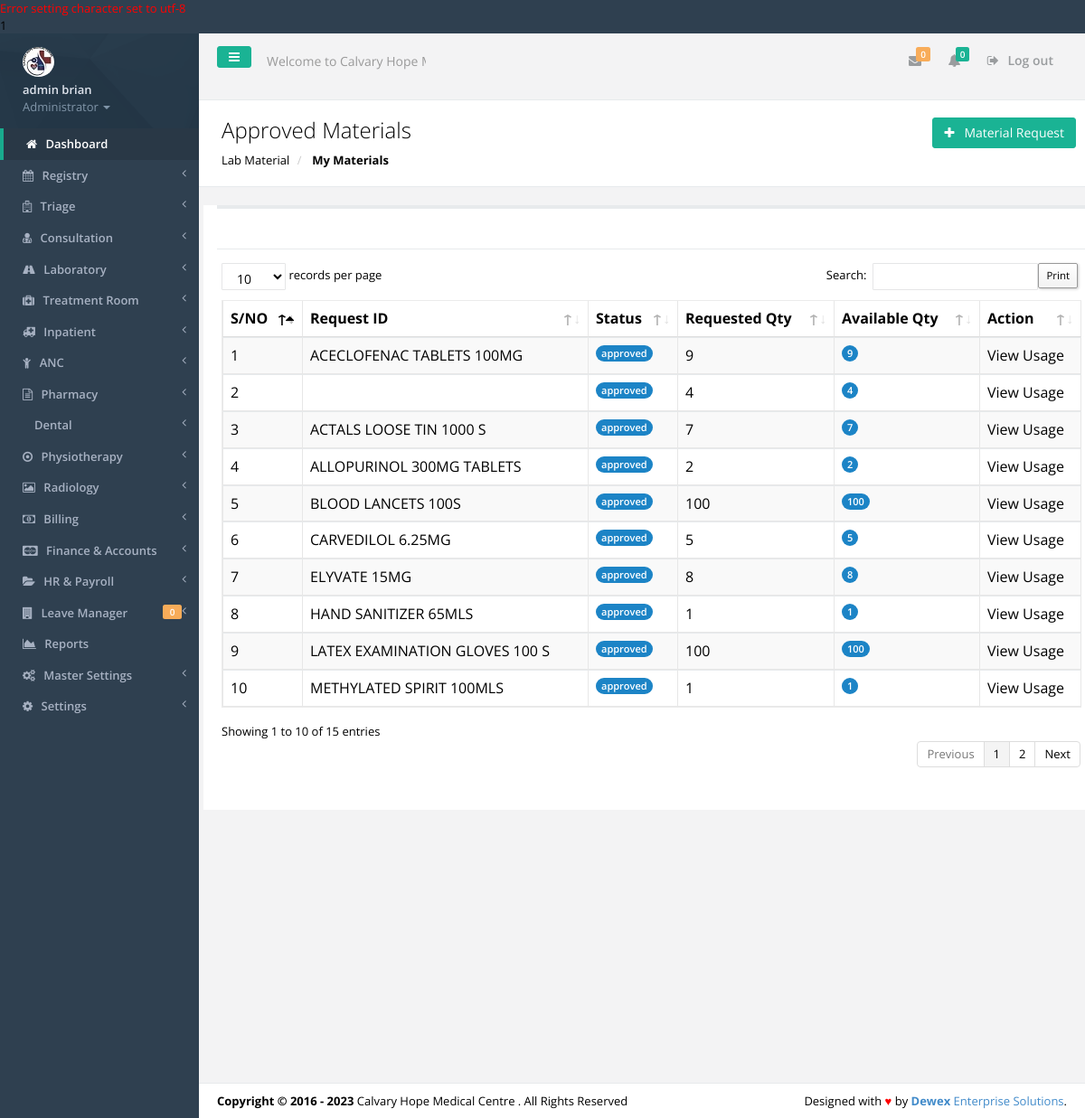
/labmaterials.php?deptcode=LABORATORY (signed in), run on the app's committed database.
### tables this page shows
CREATE TABLE IF NOT EXISTS `tbl_users` (
  `id` int(11) NOT NULL,
  `f_name` varchar(30) NOT NULL,
  `s_name` varchar(30) NOT NULL,
  `id_no` varchar(30) NOT NULL,
  `email` varchar(30) NOT NULL,
  `phone` varchar(15) NOT NULL,
  `password` varchar(200) NOT NULL,
  `user_l` varchar(50) NOT NULL,
  `profile_image` varchar(45) NOT NULL,
  `active` varchar(30) NOT NULL
);

CREATE TABLE IF NOT EXISTS `tbl_settings` (
  `settings_id` int(11) NOT NULL,
  `slogan` varchar(100) NOT NULL,
  `l_status` varchar(10) NOT NULL,
  `system_name` varchar(30) NOT NULL,
  `campaigner_name` varchar(30) NOT NULL,
  `campaigner_short_name` varchar(30) NOT NULL,
  `campaign_location` varchar(30) NOT NULL,
  `seat` varchar(30) NOT NULL,
  `inst_date` varchar(15) NOT NULL,
  `photo` varchar(30) NOT NULL,
  `photo_size` varchar(10) NOT NULL,
  `photo_type` varchar(20) NOT NULL,
  `custom_reply_msg` varchar(500) NOT NULL,
  `address` varchar(50) NOT NULL,
  `phone` varchar(30) NOT NULL,
  `email` varchar(30) NOT NULL
);

CREATE TABLE IF NOT EXISTS `tbl_dept_trays` (
  `tray_autoid` int(11) NOT NULL,
  `tray_id` varchar(44) NOT NULL,
  `tray_deptcode` varchar(30) NOT NULL,
  `tray_itemcode` varchar(40) NOT NULL,
  `tray_requestedby` varchar(50) NOT NULL,
  `tray_qty` varchar(30) NOT NULL,
  `tray_availableqty` int(30) NOT NULL,
  `tray_expirydate` varchar(30) NOT NULL,
  `tray_batchno` varchar(100) NOT NULL,
  `tray_dispatchedby` varchar(20) NOT NULL,
  `tray_timestamp` timestamp NOT NULL DEFAULT CURRENT_TIMESTAMP ON UPDATE CURRENT_TIMESTAMP
);

CREATE TABLE IF NOT EXISTS `tbl_drugs` (
  `drug_id` int(30) NOT NULL,
  `drugitem_code` varchar(20) NOT NULL,
  `drugitem_cat` varchar(30) NOT NULL,
  `brand_name` varchar(255) NOT NULL,
  `generic_name` varchar(255) NOT NULL,
  `strength` varchar(50) NOT NULL,
  `dosage_form` varchar(50) NOT NULL,
  `manufacturer` varchar(255) NOT NULL,
  `prescription_required` tinyint(1) DEFAULT '1',
  `description` text,
  `image_url` varchar(255) DEFAULT NULL
);

### includes/authenticate.php (called while the page is built, shortened)
<?php
require_once 'inc/auth.php';
$signedemail = $_SESSION['email'];
$adminDetails = mysqli_query($dbconnect,"SELECT * FROM tbl_users WHERE email='$signedemail'");
$dd = mysqli_fetch_assoc($adminDetails);
$sfname = $dd['f_name'];
$ssname = $dd['s_name'];
$sidno = $dd['id_no'];
$user_l = $dd['user_l'];
	$getcountleaves =mysqli_query($dbconnect,"SELECT COUNT(*) as k FROM tbl_leavetransactions WHERE leavetrans_approver='$sidno' AND leavetrans_status='APPLIED'");
	$gcntttl1 = mysqli_fetch_array($getcountleaves);
	$leavestoapprove = $gcntttl1['k'];
?>

### inc/auth.php (called while the page is built, shortened)
<?php
include('config.php');
$dbhost = "localhost";
$dbuser = "root";
$dbpass = "";
$dbname = "agrovet";
$dbconnect = new mysqli($dbhost, $dbuser, $dbpass, $dbname);
$get_system_settings = mysqli_query($dbconnect,"SELECT * FROM tbl_settings LIMIT 1");
$smartC = mysqli_fetch_array($get_system_settings);
$smart_name = $smartC['system_name'];
?>

### labmaterials.php (the view, shortened to what this page needs)
<?php include('includes/authenticate.php'); ?>
<?php
	$currentdeptcode=$_GET['deptcode'];
	$result = mysqli_query($dbconnect,"SELECT * FROM tbl_dept_trays where `tray_deptcode`='$currentdeptcode' and `tray_dispatchedby`='approved' group by `tray_itemcode`");
	?>
<!DOCTYPE html>
<html>
<head>
    <?php include('includes/meta.php');?>
    <link href="css/plugins/dataTables/dataTables.bootstrap.css" rel="stylesheet">
    <link href="css/plugins/dataTables/dataTables.responsive.css" rel="stylesheet">
    <link href="css/plugins/dataTables/dataTables.tableTools.min.css" rel="stylesheet">
	<link href="css/plugins/chosen/chosen.css" rel="stylesheet">
</head>
<body>
    <div id="wrapper">
	<?php include('includes/sidebar.php');?>
        <div id="page-wrapper" class="gray-bg">
        <div class="row border-bottom">
			<?php include('includes/top-nav.php'); ?>
        </div>
		<div class="row wrapper border-bottom white-bg page-heading">
			<div class="col-lg-7">
				<h2>Approved Materials</h2>
				<ol class="breadcrumb">
					<li>
						<a href="materialrequest.php"> Lab Material</a>
					</li>
					<li class="active">
						<strong>My Materials</strong>
					</li>
				</ol>
			</div>
            <p class="pull-right"><br>
				<span><a href="materialrequest.php?reqdeptcode=<?php echo $currentdeptcode; ?>"><button class="btn btn-primary" type="button"><i class="fa fa-plus"></i>&nbsp;&nbsp;<span class="bold"> Material Request</span></button></a></span>
				</p>
		</div>
        <div class="wrapper wrapper-content">
                <div class="row">
										<div class="row" >
					<div class="col-lg-12" style="background-color:#ffffff;margin-left: 1rem;margin-right:1rem;">
						<div class="ibox float-e-margins">
                        <div class="ibox-title">
						</div>
                        <div class="ibox-content">
                           <div class="row">
                            <?php if($result->num_rows > 0){?>
                           <table class="table table-striped table-bordered table-hover dataTables-example" >
								<thead>
								<tr>
									<th>S/NO</th>
									<th>Request ID</th>
									<th>Status </th>
									<th>Requested Qty</th>
									<th>Available Qty</th>
									<th>Action</th>
								</tr>
								</thead>
								<tbody>
								<?php
								$No = 0;
								while($gcn = mysqli_fetch_array($result)){
									$No=$No+1;
									$tray_itemcode = $gcn['tray_itemcode'];
									$tray_dispatchedby = $gcn['tray_dispatchedby'];
                                    $tray_qty = $gcn['tray_qty'];
                                    $name =mysqli_query($dbconnect,"SELECT * FROM `tbl_drugs` WHERE `drugitem_code`='$tray_itemcode'");$rrow2 = mysqli_fetch_array($name);$rrowname = $rrow2['brand_name'];
								?>
								    <td><?php echo $No; ?></td>
									<td><?php echo $rrowname; ?></td>
									<td><span class="badge badge-success"><?php echo $tray_dispatchedby; ?></span></td>
									<td><?php echo $tray_qty; ?></td>
									<td><span class="badge badge-success"><?php
									echo $tray_qty;
									?></span>
									</td>
									<td>View Usage</td>
								<?php
								}?>
                                </tbody>
								</table>
                                <?php } ?>
							</div>
						</div>
					 </div>
					</div>
                    </div>
			</div>
        </div>
		<?php include 'includes/footer.php'?>
        </div>
    </div>
</body>
</html>

### includes/sidebar.php (shortened to what this page needs)
<nav class="navbar-default navbar-static-side" role="navigation">
            <div class="sidebar-collapse">
                <ul class="nav" id="side-menu">
                    <li class="nav-header">
                        <div class="dropdown profile-element"> <span>
                            <img alt="image" class="img-circle" src="img/profile_small.jpg" />
                             </span>
                            <a data-toggle="dropdown" class="dropdown-toggle" href="#">
                            <span class="clear"> <span class="block m-t-xs"> <strong class="font-bold"><?php echo "$sfname $ssname";?></strong>
                             </span> <span class="text-muted text-xs block">Administrator <b class="caret"></b></span> </span> </a>
                        </div>
                    </li>
                    <li class="active">
                        <a href="index.php"><i class="fa fa-home"></i> <span class="nav-label">Dashboard</span></a>
                    </li>
					<?php
					if($user_l=='REGISTRY'||$user_l=='ADMINISTRATOR'){
					?>
					<li>
                        <a href="registry.php"><i class="fa fa-calendar"></i> <span class="nav-label">Registry </span><span class="fa arrow"></span></a>
                    </li>
					<?php
					}
					if($user_l=='TRIAGE'||$user_l=='ADMINISTRATOR'||$user_l=='TREATMENTROOM'){
					?>
					<li>
						<a href="#"><i class="fa fa-hospital-o"></i> <span class="nav-label">Triage </span><span class="fa arrow"></span></a>
					</li>
					<?php
					}
					if($user_l=='CONSULTATION'||$user_l=='ADMINISTRATOR'){
					?>
					<li>
                        <a href="#"><i class="fa fa-user-md"></i> <span class="nav-label">Consultation </span><span class="fa arrow"></span></a>
                    </li>
					<?php
					}
					if($user_l=='LABORATORY'||$user_l=='ADMINISTRATOR'){
					?>
					<li>
                        <a href="#"><i class="fa fa-road"></i> <span class="nav-label">Laboratory </span><span class="fa arrow"></span></a>
                    </li>
					<?php
					}
					if($user_l=='TRIAGE'||$user_l=='ADMINISTRATOR'||$user_l=='TREATMENTROOM'){
					?>
					<li>
                        <a href="#"><i class="fa fa-medkit"></i> <span class="nav-label">Treatment Room </span><span class="fa arrow"></span></a>
                    </li>
					<li>
                        <a href="#"><i class="fa fa-ambulance"></i> <span class="nav-label">Inpatient </span><span class="fa arrow"></span></a>
                    </li>
					<li>
                        <a href="#"><i class="fa fa-child"></i> <span class="nav-label">ANC </span><span class="fa arrow"></span></a>
                    </li>
					<?php
					}
					if($user_l=='PHARMACY'||$user_l=='ADMINISTRATOR'){
					?>
					<li>
                        <a href="#"><i class="fa fa-file-text-o"></i> <span class="nav-label">Pharmacy </span><span class="fa arrow"></span></a>
                    </li>
					<?php
					}
					if($user_l=='ADMINISTRATOR'){
					?>
					<li>
                        <a href="#"><i class="fa-solid fa-road"></i> <span class="nav-label">Dental </span><span class="fa arrow"></span></a>
                    </li>
					<li>
                        <a href="#"><i class="fa fa-dot-circle-o"></i> <span class="nav-label">Physiotherapy </span><span class="fa arrow"></span></a>
                    </li>
						<li>
                        <a href="#"><i class="fa fa-photo"></i> <span class="nav-label">Radiology </span><span class="fa arrow"></span></a>
                    </li>
					<?php
					}
					if($user_l=='REGISTRY'||$user_l=='ADMINISTRATOR'){
					?>
					<li>
                        <a href="#"><i class="fa fa-money"></i> <span class="nav-label">Billing </span><span class="fa arrow"></span></a>
                    </li>
					<?php
					}
					if($user_l=='ADMINISTRATOR'){
					?>
					<li>
                        <a href="#"><i class="fa fa-cc-mastercard"></i> <span class="nav-label">Finance & Accounts </span><span class="fa arrow"></span></a>
                    </li>
					<?php } ?>
					<li>
                        <a href="#"><i class="fa fa-folder-open"></i> <span class="nav-label">HR & Payroll </span><span class="fa arrow"></span></a>
                    </li>
					<li>
                        <a href="#"><i class="fa fa-building"></i> <span class="nav-label">Leave Manager </span><span class="fa arrow"></span><span class="label label-warning pull-right"><?php echo $leavestoapprove; ?></span></a>
                    </li>
					<?php
					if($user_l=='ADMINISTRATOR'){
					?>
					 <li>
                        <a href="reports.php"><i class="fa fa-area-chart"></i> <span class="nav-label">Reports</a>
                    </li>
                    <li>
                        <a href="#"><i class="fa fa-cogs"></i> <span class="nav-label">Master Settings</span><span class="fa arrow"></span></a>
                    </li>
                    <li>
                        <a href="#"><i class="fa fa-gear"></i> <span class="nav-label"> Settings</span><span class="fa arrow"></span></a>
                    </li>
					<?php
					}
					?>
                </ul>
            </div>
        </nav>

### includes/top-nav.php (shortened to what this page needs)
<nav class="navbar navbar-static-top" role="navigation" style="margin-bottom: 0">
        <div class="navbar-header">
            <a class="navbar-minimalize minimalize-styl-2 btn btn-primary " href="#"><i class="fa fa-bars"></i> </a>
            <form role="search" class="navbar-form-custom" method="post" action="search_results.html">
                <div class="form-group">
                    <input type="text" placeholder="Welcome to <?php echo $smart_name; ?>..." class="form-control" name="top-search" id="top-search">
                </div>
            </form>
        </div>
            <ul class="nav navbar-top-links navbar-right">
                <li>
                    <a class="count-info" tooltip="Unread" href="#">
                        <i class="fa fa-envelope"></i>  <span class="label label-warning">0</span>
                    </a>
                </li>
                <li>
                    <a class="count-info" data-toggle="dropdowhn" tooltip="Marked Important" href="#">
                        <i class="fa fa-bell"></i>  <span class="label label-primary">0</span>
                    </a>
                 </li>
				<li>
                    <a href="logout.php?logout">
                        <i class="fa fa-sign-out"></i> Log out
                    </a>
                </li>
            </ul>
	</nav>

### includes/footer.php
<div class="footer">
    <div class="pull-right">
        Designed with <span style="color:red">&hearts;</span> by <a href="mailto: isaacwex@gmail.com tel:0729522550" target="_blank" title="We're Dewex Enterprise Solutions" target="_blank" rel="dofollow"><strong>Dewex</strong> Enterprise Solutions</a>.
    </div>
    <div>
        <strong>Copyright &copy; 2016 - <?php echo date('Y'); ?></strong> <?php echo $smart_name; ?> . All Rights Reserved
    </div>
</div>

### data on the page
tbl_users: f_name "admin", s_name "brian"
tbl_settings: top-search "Welcome to Calvary Hope Medical Centre...", system_name "Calvary Hope Medical Centre"
tbl_dept_trays: tbl_drugs.brand_name "ACECLOFENAC TABLETS 100MG", tray_dispatchedby "approved", tray_qty "9"
tbl_dept_trays: tray_dispatchedby "approved", tray_qty "4"
tbl_dept_trays: tbl_drugs.brand_name "ACTALS LOOSE TIN 1000 S", tray_dispatchedby "approved", tray_qty "7"
tbl_dept_trays: tbl_drugs.brand_name "ALLOPURINOL 300MG TABLETS", tray_dispatchedby "approved", tray_qty "2"
tbl_dept_trays: tbl_drugs.brand_name "BLOOD LANCETS 100S", tray_dispatchedby "approved", tray_qty "100"
tbl_dept_trays: tbl_drugs.brand_name "CARVEDILOL 6.25MG", tray_dispatchedby "approved", tray_qty "5"
tbl_dept_trays: tbl_drugs.brand_name "ELYVATE 15MG", tray_dispatchedby "approved", tray_qty "8"
tbl_dept_trays: tbl_drugs.brand_name "HAND SANITIZER 65MLS", tray_dispatchedby "approved", tray_qty "1"
tbl_dept_trays: tbl_drugs.brand_name "LATEX EXAMINATION GLOVES 100 S", tray_dispatchedby "approved", tray_qty "100"
tbl_dept_trays: tbl_drugs.brand_name "METHYLATED SPIRIT 100MLS", tray_dispatchedby "approved", tray_qty "1"

### other printed values
$dbconnect->error() "1"
$leavestoapprove "0"
